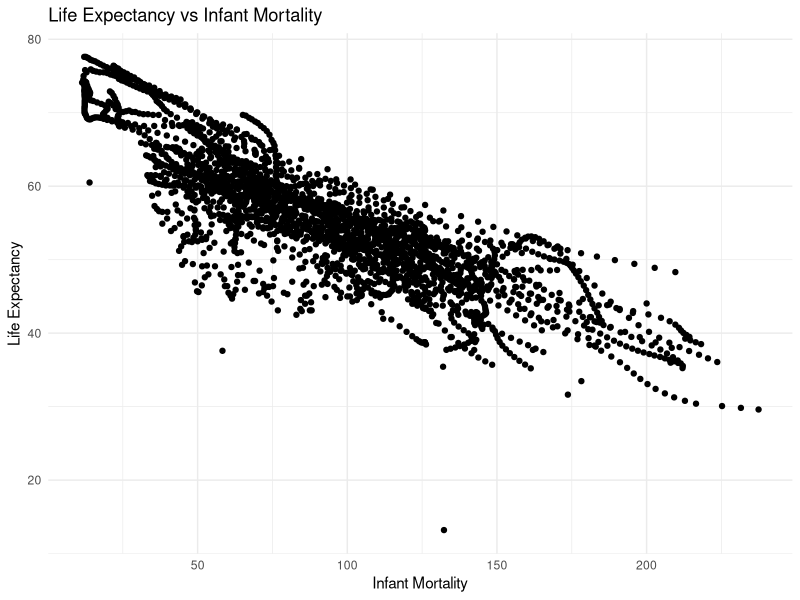
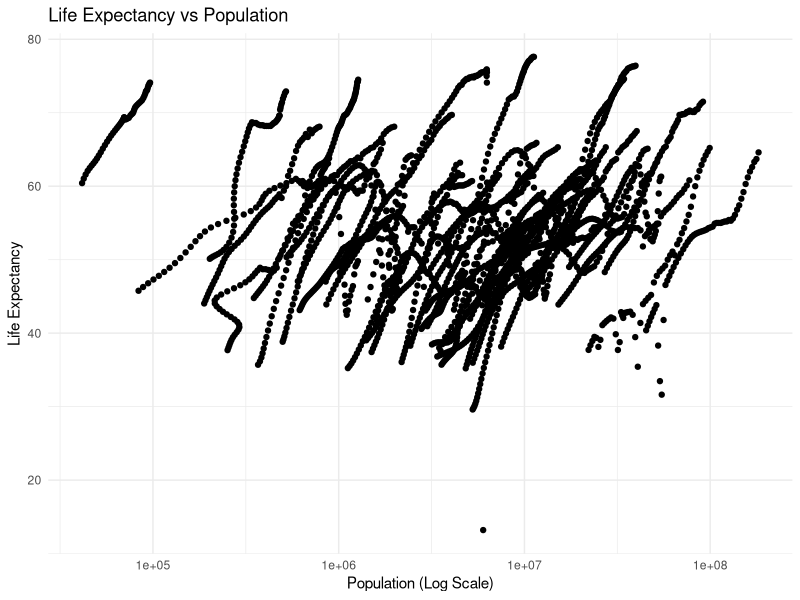
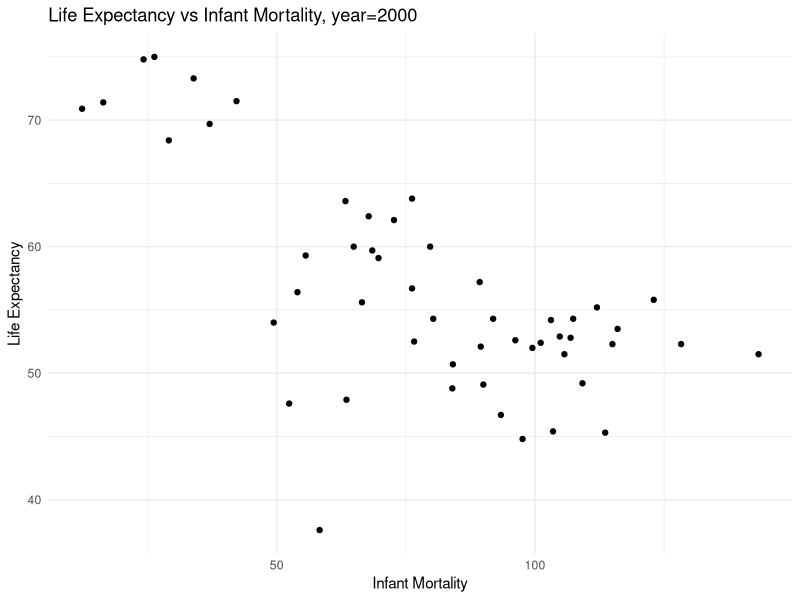
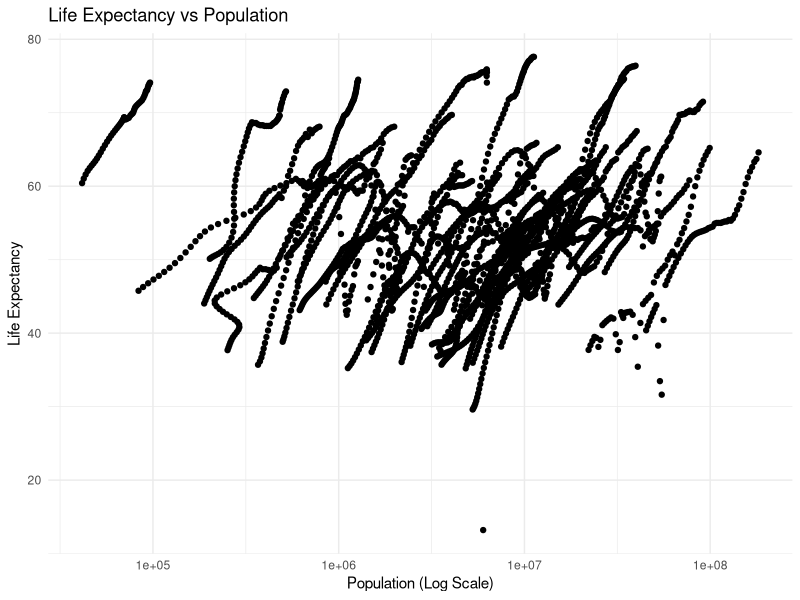

Here is the R script that generated these plots, in order:
## ---- chunk 1
#load package
library(dslabs)
library(dplyr)
library(ggplot2)
## ---- chunk 2
#help for the gapminder data
help(gapminder)

#examine data structure
str(gapminder)

#summary of data
summary(gapminder)

#examine class
class(gapminder)

## ---- chunk 3
# Create object with African countries only
africadata <- gapminder %>%
  filter(continent == "Africa")
africadata <- africadata %>% filter(continent == "Africa")

# Create a new object with life expectancy and infant mortality from African data
africa_mort_expect <- africadata %>%
  select(infant_mortality, life_expectancy)
	View(africa_mort_expect)

# View structure and summary of the mortality and life expectancy data
str(africa_mort_expect)
summary(africa_mort_expect)

# Create a new object with population and life expectancy from African data
africa_pop_expect <- africadata %>%
  select(population, life_expectancy)
View(africa_pop_expect)

# View structure and summary of the population and life expectancy data
str(africa_pop_expect)
summary(africa_pop_expect)

## ---- chunk 4
library(ggplot2)

# Plot life expectancy as a function of infant mortality
plot_le_vs_im <- ggplot(africa_mort_expect, aes(x = infant_mortality, y = life_expectancy)) +
  geom_point() +
  theme_minimal() +
  labs(title = "Life Expectancy vs Infant Mortality",
       x = "Infant Mortality",
       y = "Life Expectancy")

plot_le_vs_im

#plot life expectancy vs population with population on a log scale
plot_le_vs_pop_log <- ggplot(africa_pop_expect, aes(x = population, y = life_expectancy)) +
    geom_point() +
    theme_minimal() +
    labs(title = "Life Expectancy vs Population",
         x = "Population (Log Scale)",
         y = "Life Expectancy") +
    scale_x_log10()

plot_le_vs_pop_log
## ---- chunk 5
#identify years with missing data using dplyr package
africadata %>%
  group_by(year) %>%
  summarize(missing_infant_mortality = sum(is.na(infant_mortality))) %>%
  filter(missing_infant_mortality > 0)
## ---- chunk 6
# filter data for year == 2000
africadata2000 <- africadata %>%
  filter(year == 2000)
View(africadata2000)

#examine the structure and summary of africadata2000
str(africadata2000)
summary(africadata2000)
## ---- chunk 7
# plot infant mortality vs life expectancy for year=2000
plot_le_vs_im_2000 <- ggplot(africadata2000, aes(x = infant_mortality, y = life_expectancy)) +
  geom_point() +
  theme_minimal() +
  labs(title = "Life Expectancy vs Infant Mortality, year=2000",
       x = "Infant Mortality",
       y = "Life Expectancy")
plot(plot_le_vs_im_2000)

# plot life expectancy vs population (log10) for year=2000
plot_le_vs_pop_log_2000 <- ggplot(africadata2000, aes(x = population, y = life_expectancy)) +
    geom_point() +
    theme_minimal() +
    labs(title = "Life Expectancy vs Population year=2000",
         x = "Population (Log Scale)",
         y = "Life Expectancy") +
    scale_x_log10()

plot_le_vs_pop_log
